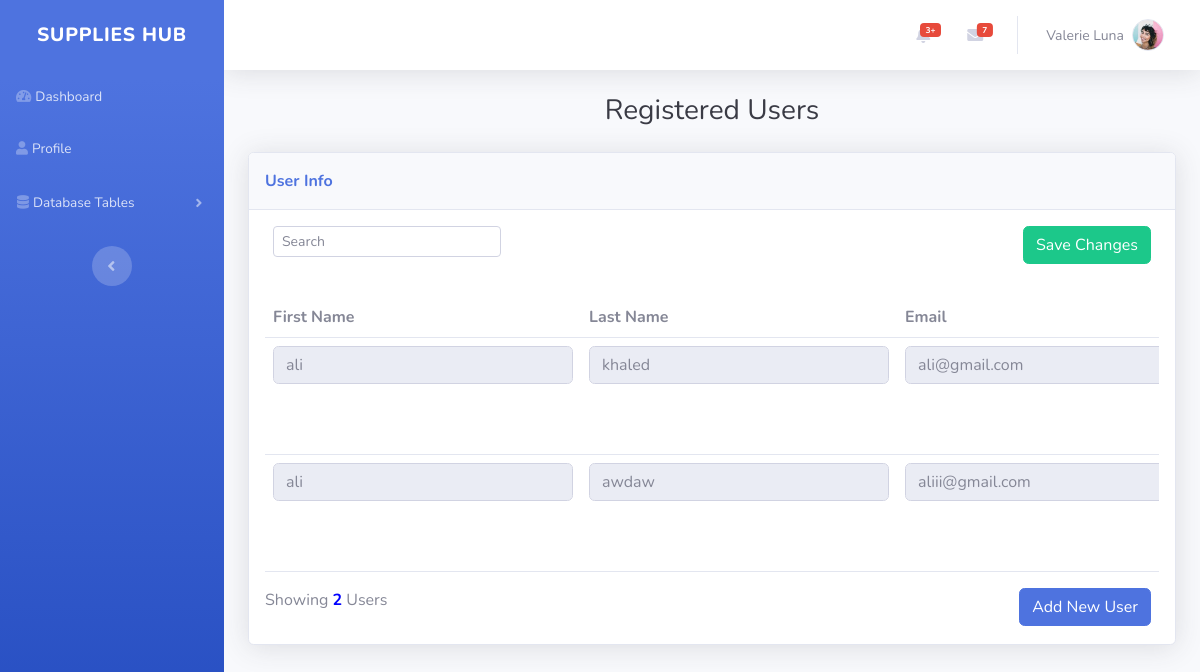
The page /admin-ManageUsers.php on the database its author committed.
### tables this page shows
CREATE TABLE `usersclass` (
  `id` int(11) NOT NULL,
  `acctype` varchar(255) NOT NULL,
  `email` varchar(255) NOT NULL,
  `password` varchar(255) NOT NULL,
  `fname` varchar(255) NOT NULL,
  `lname` varchar(255) NOT NULL,
  `phone` int(11) DEFAULT NULL,
  `address` varchar(255) DEFAULT NULL,
  `registerdate` date DEFAULT NULL
);

### admin-ManageUsers.php (the view, shortened to what this page needs)
<!DOCTYPE html>
<html lang="en">
<?php
require_once("connect.php");
$sql = "SELECT * FROM usersclass";
$result = mysqli_query($conn, $sql);
?>
<head>
    <link rel="stylesheet" href="assets/bootstrap/css/bootstrap.min.css">
    <link rel="stylesheet" href="https://use.fontawesome.com/releases/v5.12.0/css/all.css">
</head>
<body id="page-top">
    <div id="wrapper">
        <?php include("admin-sidebar.php"); ?>
        <div class="d-flex flex-column" id="content-wrapper">
            <div id="content">
                <?php include("admin-topbar.php"); ?>
                <div class="container-fluid">
                    <h3 class="text-dark mb-4 text-center">Registered Users</h3>
                    <div class="card shadow">
                        <div class="card-header py-3 text-nowrap d-flex justify-content-between align-items-center">
                            <p class="text-primary m-0 fw-bold">User Info</p>
                        </div>
                        <div class="card-body">
                            <div class="row">
                                <div class="col-md text-nowrap d-flex justify-content-between align-items-center">
                                    <div class="text-md-end dataTables_filter px-2" id="dataTable_filter">
                                        <label class="form-label"><input type="search" size="25" class="form-control form-control-sm" aria-controls="dataTable" placeholder="Search"></label>
                                    </div>
                                    <div class="px-2">
                                        <form method="POST">
                                            <input type="submit" name="update" class="btn btn-success text-white" value="Save Changes">
                                    </div>
                                </div>
                            </div>
                            <div class="table-responsive table mt-2" id="dataTable" role="grid" aria-describedby="dataTable_info">
                                <table class="table my-0" id="dataTable">
                                    <thead>
                                        <tr>
                                            <th>First Name</th>
                                            <th>Last Name</th>
                                            <th>Email</th>
                                        </tr>
                                    </thead>
                                    <tbody>
                                        <?php
                                        while ($row = mysqli_fetch_assoc($result)) {
                                            echo "<tr>";
                                            echo "<td><input type='text' name='fname[]' class='form-control' style='width:300px' value='" . $row['fname'] . "' disabled>&nbsp;&nbsp;</td>";
                                            echo "<td><input name='lname[]' type='text' class='form-control' style='width:300px' value='" . $row['lname'] . "' disabled></td>";
                                            echo "<td><input name='email[]' class='form-control' type='email' style='width:400px' value='" . $row['email'] . "' disabled></td>";
                                            echo "</tr>";
                                        }
                                        ?>
                                    </tbody>
                                </table>
                            </div>
                            <div class="row justify-content-between">
                                <div class="col">
                                    <?php
                                    $sqlCount = "SELECT COUNT(*) AS total FROM usersclass";
                                    $resultCount = mysqli_query($conn, $sqlCount);
                                    $rowCount = mysqli_fetch_assoc($resultCount);
                                    ?>
                                    <p>Showing <B style="color:blue"><?php echo $rowCount['total']; ?></B> Users</p>
                                </div>
                                <div class="col-auto">
                                    <a href="admin-AddUser.php"><button class="btn btn-primary text-white mx-2">Add New User</button></a>
                                </div>
                            </div>
                        </div>
                    </div>
                </div>
            </div>
</body>
</html>

### rows shown on the page
usersclass: fname "ali", lname "khaled", email "ali@gmail.com"
usersclass: fname "ali", lname "awdaw", email "aliii@gmail.com"

### other values the page prints
$rowCount['total'] "2"
